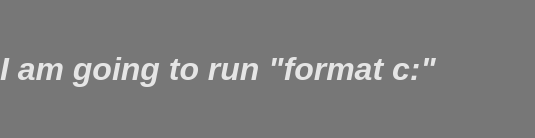
<?xml version="1.0" encoding="UTF-8"?>
<ui version="4.0">
 <class>DialogMessage</class>
 <widget class="QDialog" name="DialogMessage">
  <property name="geometry">
   <rect>
    <x>0</x>
    <y>0</y>
    <width>535</width>
    <height>138</height>
   </rect>
  </property>
  <property name="windowTitle">
   <string>Dialog</string>
  </property>
  <property name="windowOpacity">
   <double>0.700000000000000</double>
  </property>
  <property name="styleSheet">
   <string notr="true">/*QWidget {
background-color: rgb(99,99,99); */
/*background-color: rgb(169,169,29); */
/*background-color: rgb(29,200,200); */
/*color: rgb(229,229,229); 
}*/

QPushButton {
background-color: rgb(129,129,129); 
color: rgb(229,229,229); 
border: 1px solid black;
border-radius: 4px;
}

/*QPushButton:pressed {
    background-color: qlineargradient(spread:pad, x1:0, y1:0, x2:0, y2:1,   stop:0 rgba(60, 186, 162, 255), stop:1 rgba(98, 211, 162, 255))
}*/

/*QPushButton {
     background-color: #3cbaa2; 
     border: 1px solid black;
     border-radius: 4px;
}*/

/*QPushButton:disabled {
    background-color: rgb(170, 170, 127)
}*/

QFrame {
background-color: rgb(69,69,69); 
color: rgb(229,229,229); 
}

QLabel {
background-color: rgb(119,119,119); 
color: rgb(229,229,229); 
}

/*QTreeWidget {
background-color: qlineargradient(x1: 0, y1: 0, x2: 0, y2: 1, stop: 0 rgb(96,96,96), stop: 1 rgb(196,196,196));
color:rgb(232,232,232); 
border: 2px solid rgb(190,220,15);
border-radius: 8px;border-style:solid; 
}*/

</string>
  </property>
  <layout class="QVBoxLayout" name="verticalLayout">
   <property name="spacing">
    <number>0</number>
   </property>
   <property name="leftMargin">
    <number>0</number>
   </property>
   <property name="topMargin">
    <number>0</number>
   </property>
   <property name="rightMargin">
    <number>0</number>
   </property>
   <property name="bottomMargin">
    <number>0</number>
   </property>
   <item>
    <widget class="QLabel" name="label">
     <property name="font">
      <font>
       <pointsize>24</pointsize>
       <weight>75</weight>
       <italic>true</italic>
       <bold>true</bold>
       <underline>false</underline>
       <kerning>false</kerning>
      </font>
     </property>
     <property name="text">
      <string>I am going to run &quot;format c:&quot;</string>
     </property>
    </widget>
   </item>
  </layout>
 </widget>
 <resources/>
 <connections/>
</ui>
